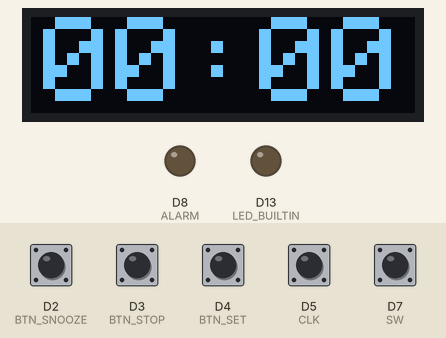
The program below on a simulated Arduino Nano ESP32. On the bench: 128×32 one-colour display, output pins drawn as LEDs (lit = HIGH). Inputs (shaded band) come from the test bench; at power-on: D2 (BTN_SNOOZE), D3 (BTN_STOP), D4 (BTN_SET), D5 (CLK), D7 (SW) HIGH.

Above: at 2.3 s.
2.4 s: D4 (BTN_SET) pulled LOW for 3.2 s
At 5.2 s:
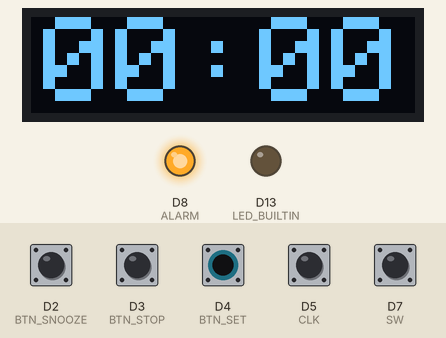
7.1 s: D2 (BTN_SNOOZE) pulled LOW for 0.15 s
At 8.3 s:
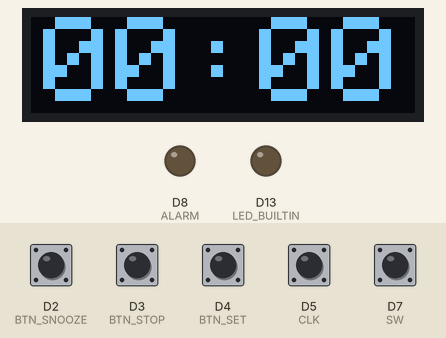
8.7 s: D4 (BTN_SET) pulled LOW for 1 s
At 9.6 s:
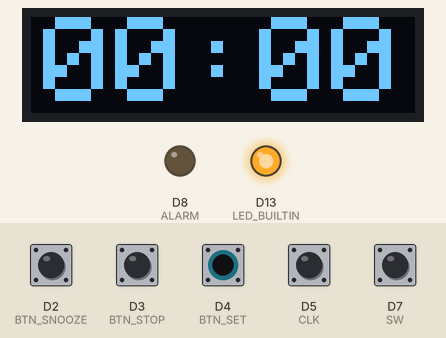
Timing chart, 0 to 11.7 s (numbered marks = the images above; inputs shaded):
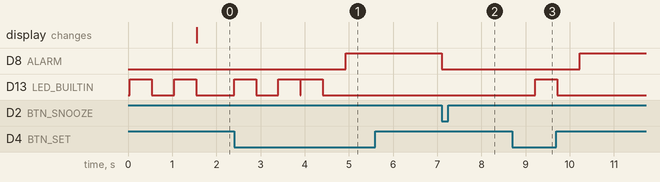

The program:

main.cpp
```cpp
// "Smart" Alarm Clock
// Features:
// Set, Stop, Snooze
#include "functions.h"
#include <Wire.h>
#include <Arduino.h>

void setup()
{
  // Initialize Functions
  Wire.begin();
  initButtons();
  initDisplay();
  initEncoder();
  initAlarm();
  pinMode(LED_BUILTIN, OUTPUT);
  digitalWrite(LED_BUILTIN, HIGH);
  delay(500);
  digitalWrite(LED_BUILTIN, LOW);
  delay(500);
  digitalWrite(LED_BUILTIN, HIGH);
  delay(500);
  digitalWrite(LED_BUILTIN, LOW);

  // Alarm and Time Setup
  state.mode = IDLE;
  if(state.mode == IDLE)
  {
    setCurrentTime();
    setAlarm();
  }

}

void loop() {
  // Update Current Time on Display and Raw
  updateCurrentTime();
  drawDisplay(state.currentHour, state.currentMinute);
  // Check If Alarm Conditions Met, If so, Keep Ringing until snooze or stop are pressed
  if((state.currentHour >= state.alarmHour && state.currentMinute >= state.alarmMinute && state.mode == ARMED && !state.waitNextDay) || state.mode == RINGING)
  {
      state.mode = RINGING;
      while(state.mode == RINGING)
      {
        ringAlarm();
        if(pressedStop())
        {
          stopAlarm();
        }

        if(pressedSnooze())
        {
          snoozeAlarm();
        }
      }
  }
  else if(pressedStop() && state.mode == ARMED)
  {
    checkAlarmTime();
  }

  if(pressedSet())
  {
    delay(500);
    setAlarm();
  }

  // Check Snooze
  if(state.mode == SNOOZED && state.currentHour >= state.snoozeHour && state.currentMinute >= state.snoozeMinute && !state.waitNextDay)
  {
    state.mode = RINGING;
  }
}
```

functions.cpp
```cpp
#include "functions.h"
#include <Arduino.h>
#include <Wire.h>
#include <Adafruit_GFX.h>
#include <Adafruit_SSD1306.h>

// ===== GLOBAL STATE =====
AlarmState state;
Adafruit_SSD1306 display(128, 32, &Wire, -1);

#define BTN_SNOOZE 2
#define BTN_STOP   3
#define BTN_SET    4
#define CLK        5
#define DT         6
#define SW         7
#define ALARM      8

int lastCLK = HIGH;

// ===== ALARM CONTROL =====
void setAlarm()
{
    state.mode = ARMED;
    dialController();
    if(state.alarmHour < state.currentHour)
    {
        state.waitNextDay = true;
    }
}

void stopAlarm()
{
    state.mode = ARMED;
    state.waitNextDay = true;
    digitalWrite(ALARM, LOW);

}

void snoozeAlarm()
{
    state.mode = SNOOZED;
    digitalWrite(ALARM, LOW);
         // Snooze for 15 Minutes
    state.snoozeMinute = state.alarmMinute + 15;
    if(state.snoozeMinute > 59)
    {
        state.snoozeMinute -= 60;
        state.snoozeHour += 1;
        if(state.snoozeHour > 23)
        {
            state.snoozeHour -= 24;
            state.waitNextDay = true;
        }
    }

}

// ===== TIME =====

void setCurrentTime() {
    state.lastCheckMs = millis();
    dialController();
}

void updateCurrentTime() {
    int tempPriorMs = state.lastCheckMs;
    state.lastCheckMs = millis();
    state.overflowMs += state.lastCheckMs - tempPriorMs;
    if(state.overflowMs >= 60000)
    {
        state.currentMinute += (state.overflowMs / 60000);
        state.overflowMs %= 60000;
        if(state.currentMinute > 59)
        {
            state.currentHour++;
            state.currentMinute %= 60;
        }
        if(state.currentHour > 23)
        {
            // Detect new day
            state.currentHour -= 24;
            state.waitNextDay = false;
        }
    }
}

// ===== INPUT =====

bool pressedSnooze() {
    static unsigned long lastPress = 0;

    if (digitalRead(BTN_SNOOZE) == LOW) {
            return true;
    }
    return false;
}


bool pressedStop() {
    static unsigned long lastPress = 0;

    if (digitalRead(BTN_STOP) == LOW) {
        return true;
    }
    return false;
}


bool pressedSet() {
    static unsigned long lastPress = 0;

    if (digitalRead(BTN_SET) == LOW) {
        return true;
    }
    return false;
}


void drawDisplay(int hour, int minute)
{
    display.clearDisplay();
    display.setTextSize(4);
    display.setCursor(4,0);
    if (hour < 10) display.print("0");
    display.print(hour);
    display.print(":");
    if(minute < 10) display.print("0");
    display.print(minute);
    display.display();

}

void initButtons() {
    pinMode(BTN_SNOOZE, INPUT_PULLUP);
    pinMode(BTN_STOP, INPUT_PULLUP);
    pinMode(BTN_SET, INPUT_PULLUP);
}

void initDisplay() {
    if (!display.begin(SSD1306_SWITCHCAPVCC, 0x3C)) {
        // failed to initialize
        for (;;);
    }

    display.clearDisplay();
    display.setTextColor(SSD1306_WHITE);
    display.display();
}

void ringAlarm() {
    digitalWrite(ALARM, HIGH);
}

void dialController() {
    int tempHour = 0;
    int tempMinute = 0;
    bool minutes = false;
    drawDisplay(tempHour, tempMinute);

    while(!pressedSet())
    {
        if(isEncoderPressed())
        {
            delay(500);
            if(!minutes)
            {
                minutes = true;
            }
            else
            {
                minutes = false;
            }
        }
        if(minutes)
        {
            tempMinute += readEncoderStep();
        }
        else
        {
            tempHour += readEncoderStep();
        }

        if(tempMinute < 0)
        {
            tempMinute += 60;
        }
        if(tempMinute > 59)
        {
            tempMinute -= 60;
        }
        if(tempHour < 0)
        {
            tempHour += 24;
        }
        if(tempHour > 23)
        {
            tempHour -= 24;
        }
        drawDisplay(tempHour, tempMinute);
    }

    // Current Time
    if(state.mode == IDLE)
    {
        state.currentHour = tempHour;
        state.currentMinute = tempMinute;
        digitalWrite(LED_BUILTIN, HIGH);
        delay(500);
        digitalWrite(LED_BUILTIN, LOW);
        delay(500);
        digitalWrite(LED_BUILTIN, HIGH);
        delay(500);
        digitalWrite(LED_BUILTIN, LOW);

    }

    // ALARM
    if(state.mode == ARMED)
    {
        state.alarmHour = tempHour;
        state.alarmMinute = tempMinute;
        digitalWrite(LED_BUILTIN, HIGH);
        delay(500);
        digitalWrite(LED_BUILTIN, LOW);
        delay(500);

    }

}

void checkAlarmTime()
{
    drawDisplay(state.alarmHour, state.alarmMinute);
    delay(3000);
}

void initEncoder() {
    pinMode(CLK, INPUT_PULLUP);
    pinMode(DT, INPUT_PULLUP);
    pinMode(SW, INPUT_PULLUP);
}


int readEncoderStep() {
    int currentCLK = digitalRead(CLK);

    if (currentCLK != lastCLK && currentCLK == LOW) {
        // direction check
        if (digitalRead(DT) != currentCLK) {
            lastCLK = currentCLK;
            return +1;
        } else {
            lastCLK = currentCLK;
            return -1;
        }
    }

    lastCLK = currentCLK;
    return 0;
}

bool isEncoderPressed()
{
    return digitalRead(SW) == LOW;
}

void initAlarm()
{
    pinMode(ALARM, OUTPUT);
}
```

functions.h
```cpp
#pragma once

// ===== STATE MACHINE =====
enum AlarmMode {
    IDLE,
    ARMED,
    RINGING,
    SNOOZED
};

struct AlarmState {
    AlarmMode mode;
    int alarmHour;
    int alarmMinute;
    int currentHour;
    int currentMinute;
    int snoozeHour;
    int snoozeMinute;
    unsigned long overflowMs;
    unsigned long lastCheckMs;
    bool waitNextDay;
};

// Global state
extern AlarmState state;


// ===== ALARM CONTROL =====
void setAlarm();
void stopAlarm();
void snoozeAlarm();
void updateAlarm();


// ===== TIME =====
void setCurrentTime();
void checkAlarmTime();
void updateCurrentTime();

// ===== INPUT =====
bool pressedSnooze();
bool pressedStop();
bool pressedSet();
void initButtons();
void dialController();
void initEncoder();
bool isEncoderPressed();
int readEncoderStep();

// ===== OUTPUT =====
void drawDisplay(int hour, int minute);
void initDisplay();
void ringAlarm();
void initAlarm();
```

Measured:
- after the input at 2.4 s, D8 (ALARM): LOW → HIGH after 2.5 s; D13 (LED_BUILTIN): goes HIGH 0.50 s, LOW 0.50 s, HIGH 0.50 s, LOW 0.01 s, HIGH 0.50 s, then LOW, starting at once
- after the input at 7.1 s, D8 (ALARM): HIGH → LOW at once
- after the input at 8.7 s, D8 (ALARM): LOW → HIGH after 1.5 s; D13 (LED_BUILTIN): LOW → HIGH after 0.51 s, → LOW 0.50 s later
